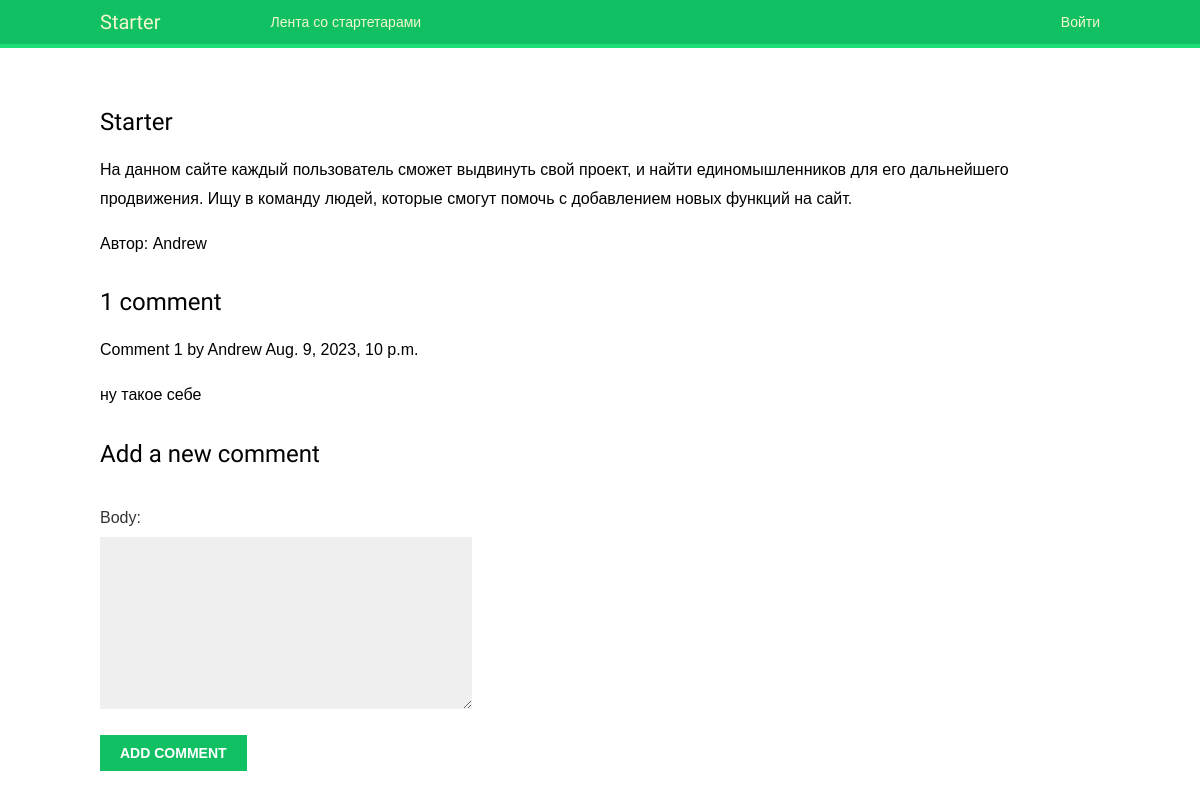
/2023/7/17/starter/, run on the app's committed database.
### webprog/models.py (models this page shows, shortened)
class Post(models.Model):
    title = models.CharField(max_length=250)
    slug = models.SlugField(max_length=250,
                            unique_for_date='created')
    author = models.ForeignKey(User,
                               on_delete=models.CASCADE,
                               related_name='blog_posts')
    topic = models.CharField(max_length=30)
    body = models.TextField()
    created = models.DateTimeField(auto_now_add=True)
    updated = models.DateTimeField(auto_now=True)
    class Meta:
        ordering = ['-created']
        indexes = [
            models.Index(fields=['-created'])
        ]

class Comment(models.Model):
    post = models.ForeignKey(Post,
                             on_delete=models.CASCADE,
                             related_name='comments')
    body = models.TextField()
    author = models.ForeignKey(User,
                               on_delete=models.CASCADE,
                               related_name='blog_comments')
    created = models.DateTimeField(auto_now_add=True)
    updated = models.DateTimeField(auto_now=True)
    active = models.BooleanField(default=True)
    class Meta:
        ordering = ['created']
        indexes = [
            models.Index(fields=['created'])
        ]

### webprog/views.py (the view)
# urls.py: path('<int:year>/<int:month>/<int:day>/<slug:post>/', views.post, name='post'),
def post(request, year, month, day, post):
    post = get_object_or_404(Post,
                             slug=post,
                             created__year=year,
                             created__month=month,
                             created__day=day)
    comments = post.comments.filter(active=True)
    form = CommentForm()
    return render(request,
                  'webprog/post/post.html',
                  {'post': post,
                   'comments': comments,
                   'form': form})

### webprog/forms.py
class CommentForm(forms.ModelForm):
    class Meta:
        model = Comment
        fields = ['body']

### webprog/templates/webprog/post/post.html (shortened to what this page needs)
{% extends "webprog/base.html" %}
{% block content %}
<article>
    <h2>{{ post.title }}</h2>
    <p>{{ post.body }}</p>
    <p>Автор: {{ post.author }}</p>
</article>
  {% with comments.count as total_comments %}
 <h2>
 {{ total_comments }} comment{{ total_comments|pluralize }}
 </h2>
 {% endwith %}
    {% for comment in comments %}
 <div class="comment">
 <p class="info">
 Comment {{ forloop.counter }} by {{ comment.author }}
 {{ comment.created }}
 </p>
 {{ comment.body|linebreaks }}
 </div>
 {% empty %}
 <p>There are no comments.</p>
 {% endfor %}
     {% include "webprog/post/includes/comment_form.html" %}
{% endblock %}

### webprog/static/css/base_ITsite.css (style rules this page uses)
body { margin: 0; padding: 0; font-family: helvetica, sans-serif; }
p { line-height: 1.8; }
h1, h2, h3, h4, h5, h6 { font-family: 'Muli', sans-serif; font-weight: normal; }
h2 { margin: 30px 0 20px; }
form p { width: 100%; overflow: auto; }
label { float: left; clear: both; color: #333; margin-bottom: 4px; }
input, textarea { clear: both; float: left; margin: 0 0 10px; background: #efefef; border: 0; padding: 6px 10px; font-size: 14px; }

### data on the page
Post: title "Starter", body "На данном сайте каждый пользователь сможет выдвинуть свой проект, и найти единомышленников для его дальнейшего продвижения. Ищу в команду людей, которые смогут помочь с добавлением новых функций на сайт.", author "Andrew"
Comment: author "Andrew", created "Aug. 9, 2023, 10 p.m.", body "ну такое себе"

### other printed values
{{ total_comments }} "1"
